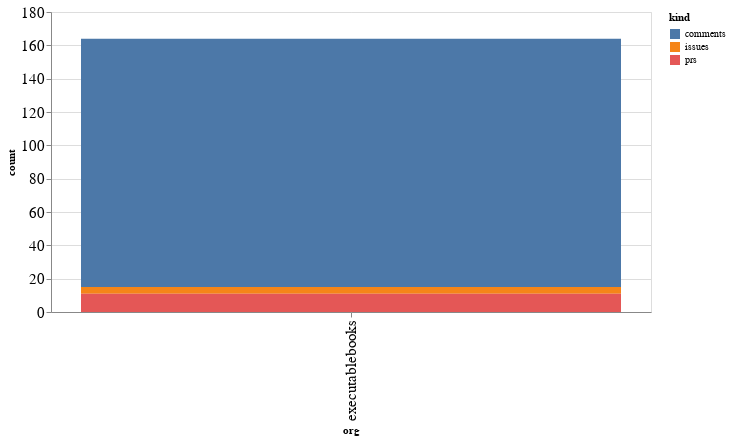

Source (notebook cell):
### Code cell
alt.Chart(org_summaries, width=600).mark_bar().encode(
    x='org',
    y='count',
    color='kind',
    tooltip="org"
)

### Figure 1 — Vega-Lite specification as saved in the notebook (floating-point values rounded to 4 significant figures)
{"config": {"axisLeft": {"labelFontSize": 15}, "axisBottom": {"labelFontSize": 15}}, "data": {"name": "data-d5f13649ca85ce4a8e6697fd7dbd7093"}, "mark": "bar", "encoding": {"color": {"type": "nominal", "field": "kind"}, "tooltip": {"type": "nominal", "field": "org"}, "x": {"type": "nominal", "field": "org"}, "y": {"type": "quantitative", "field": "count"}}, "width": 600, "$schema": "https://vega.github.io/schema/vega-lite/v4.8.1.json", "datasets": {"data-d5f13649ca85ce4a8e6697fd7dbd7093": [{"org": "executablebooks", "kind": "comments", "count": 149}, {"org": "executablebooks", "kind": "issues", "count": 4}, {"org": "executablebooks", "kind": "prs", "count": 11}]}}
